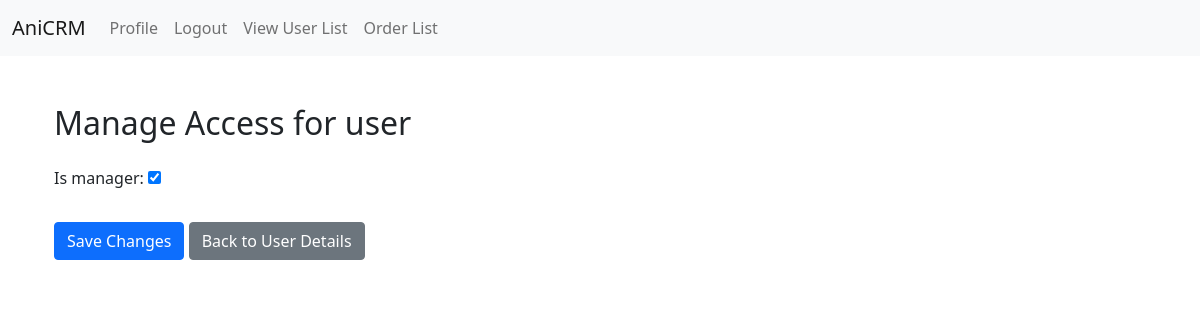
The page /user_list/1/manage-access/ (signed in) on the database as committed earlier.
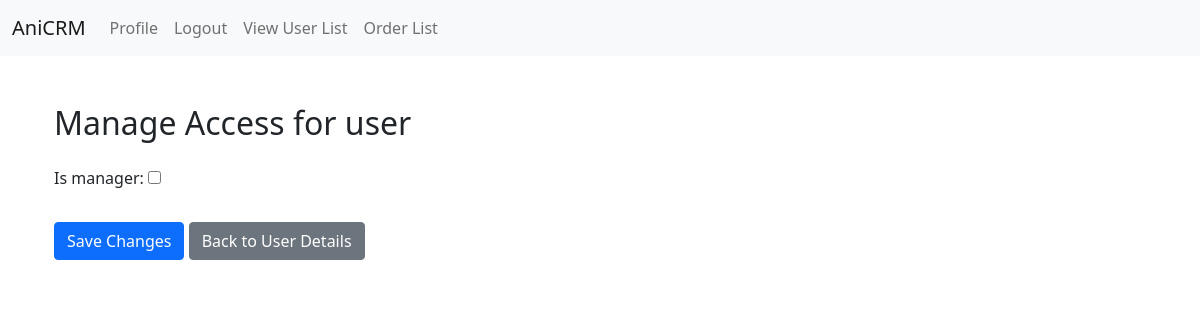
The same page on the database as committed later.
### users/models.py (models this page shows)
class User(AbstractUser):
    bio = models.TextField(blank=True, null=True)
    is_manager = models.BooleanField(default=False)
    is_admin = models.BooleanField(default=False)

### users/views.py (the view)
# urls.py: path('user_list/<int:pk>/manage-access/', manage_access_view, name='manage-access')
@login_required
def manage_access_view(request, pk):
    user = get_object_or_404(User, pk=pk)
    if request.user.is_admin:
        if request.method == 'POST':
            form = ManagerAccessForm(request.POST, instance=user)
            if form.is_valid():
                form.save()
                return redirect('user-detail', pk=user.pk)
        else:
            form = ManagerAccessForm(instance=user)
        return render(request, 'users/manage_access.html', {'form': form, 'user': user})
    return redirect('user-list')

### users/forms.py
class ManagerAccessForm(forms.ModelForm):
    class Meta:
        model = User
        fields = ['is_manager']

### users/templates/users/manage_access.html (shortened to what this page needs)
{% extends 'base.html' %}
{% block content %}
  <div class="container mt-5">
    <h2 class="mb-4">Manage Access for {{ user.username }}</h2>
    <form method="POST" class="needs-validation" novalidate>
      {{ form.as_p }}
      <button type="submit" class="btn btn-primary mt-3">Save Changes</button>
      <a href="{% url 'user-detail' user.id %}" class="btn btn-secondary mt-3">Back to User Details</a>
    </form>
  </div>
{% endblock %}

Rows that differ between the two databases and show on the page:
changed User "user": is_manager "☑" → "☐"
